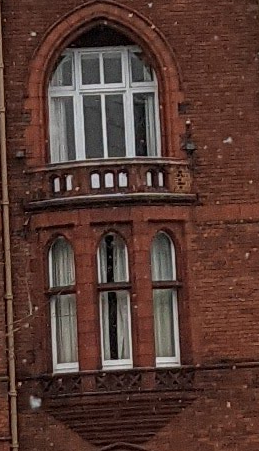
#> input picture images/door2.jpg, 259 x 451 px; its folder holds only this picture in this run
$ python -i preprocessing.py   (imports and definitions only)
#> lines starting #> are read from the running program, lines starting #| are printed output that depends on the picture
#> further down, picture is the input picture: shape (451, 259, 3); mean B, G, R 51.1, 58.6, 86.9
import cv2
import numpy as np
from skimage.util import img_as_ubyte


# Image Pre-processing Module
# Constant aspect ratio scaling
def const_ar_scale(img, scaling):
    return cv2.resize(img, (0, 0), fx=scaling, fy=scaling)


def rebalance_color(img: np.ndarray, r: float, g: float, b: float):
    return (img.astype(float)*[b,g,r]).astype(np.uint8)


def enhance_detail(img: np.ndarray):
    return cv2.detailEnhance(img)


# [62 lines left out: functions find_center, convex_mask, crop_to_valid_area, fix_color, fix_contrast, not called in this run]


# Lighting Correction
def fix_light(image, limit=3, grid=(7, 7), gray=False):
    """
    Uses the CLAHE function from openCV to increase the contrast of only the luminosity channel of the image
    """
#> called with limit = 3, grid = (7, 7), gray = False
    image=img_as_ubyte(image)
    if len(image.shape) == 2:
        image = cv2.cvtColor(image, cv2.COLOR_GRAY2BGR)
        gray = True
    clahe = cv2.createCLAHE(clipLimit=limit, tileGridSize=grid)
    lab = cv2.cvtColor(image, cv2.COLOR_BGR2LAB)
#> lab: shape (451, 259, 3); mean of channels 0, 1, 2 70, 139.8, 138.1
    l, a, b = cv2.split(lab)
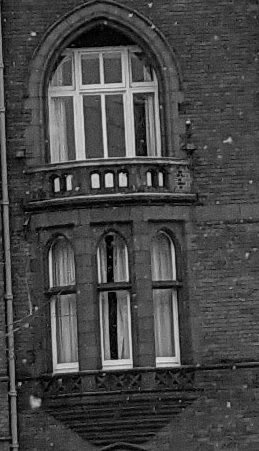
#> l: shape (451, 259); min 0, max 224, mean 70
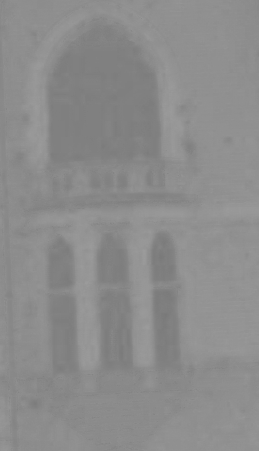
#> a: shape (451, 259); min 121, max 155, mean 139.8
    cl = clahe.apply(l)
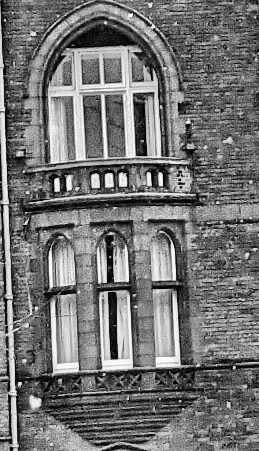
#> cl: shape (451, 259); min 0, max 254, mean 115.4
    limg = cv2.merge((cl, a, b))
#> limg: shape (451, 259, 3); mean of channels 0, 1, 2 115.4, 139.8, 138.1
    image = cv2.cvtColor(limg, cv2.COLOR_LAB2BGR)
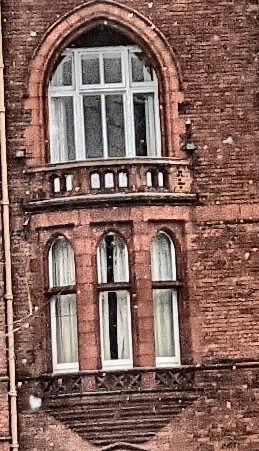
#> image: shape (451, 259, 3); mean B, G, R 93.6, 102.1, 133.6
    if gray:
        image = cv2.cvtColor(image, cv2.COLOR_BGR2GRAY)
    return image

>>> import cv2
>>> picture = cv2.imread('images/door2.jpg')
>>> result = fix_light(picture)

$ run again, on images/fish.jpg
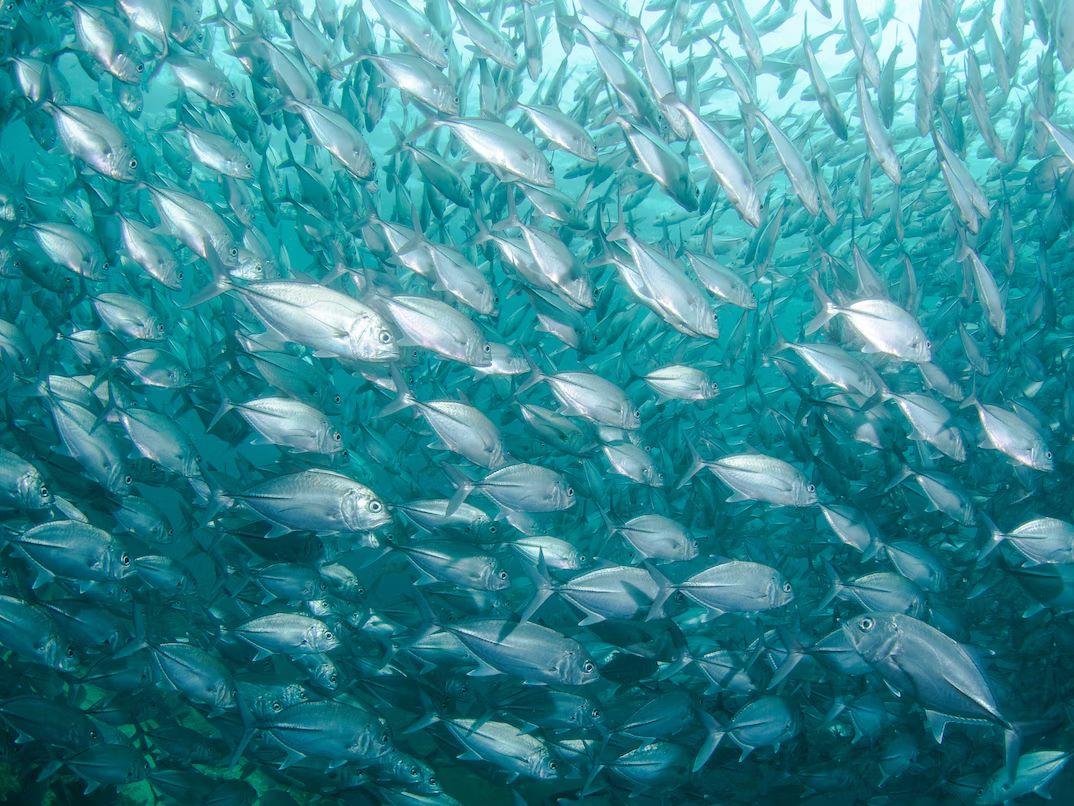
#> input picture images/fish.jpg, 1074 x 806 px
#> picture is the input picture: shape (806, 1074, 3); mean B, G, R 146.8, 137.3, 53.1
#> lab: shape (806, 1074, 3); mean of channels 0, 1, 2 134.2, 108.5, 116
#> in fix_light, `cl = clahe.apply(l)`:
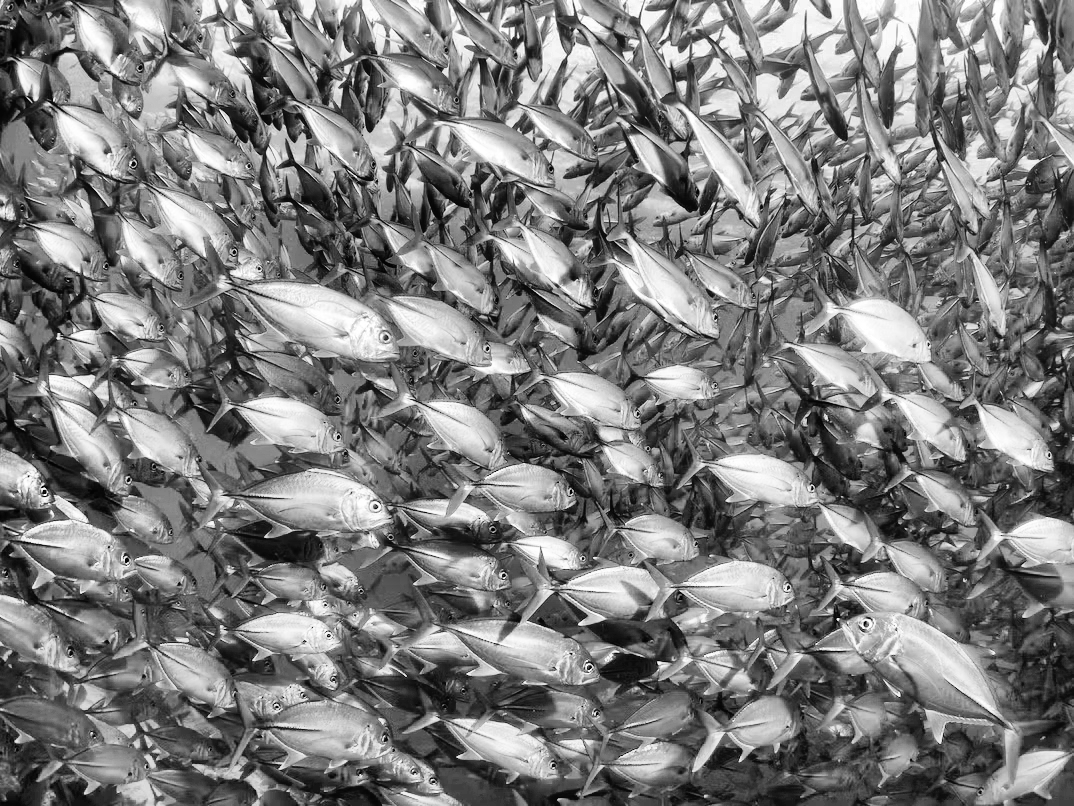
#> cl: shape (806, 1074); min 0, max 255, mean 125.4
#> limg: shape (806, 1074, 3); mean of channels 0, 1, 2 125.4, 108.5, 116
#> in fix_light, `image = cv2.cvtColor(limg, cv2.COLOR_LAB2BGR)`:
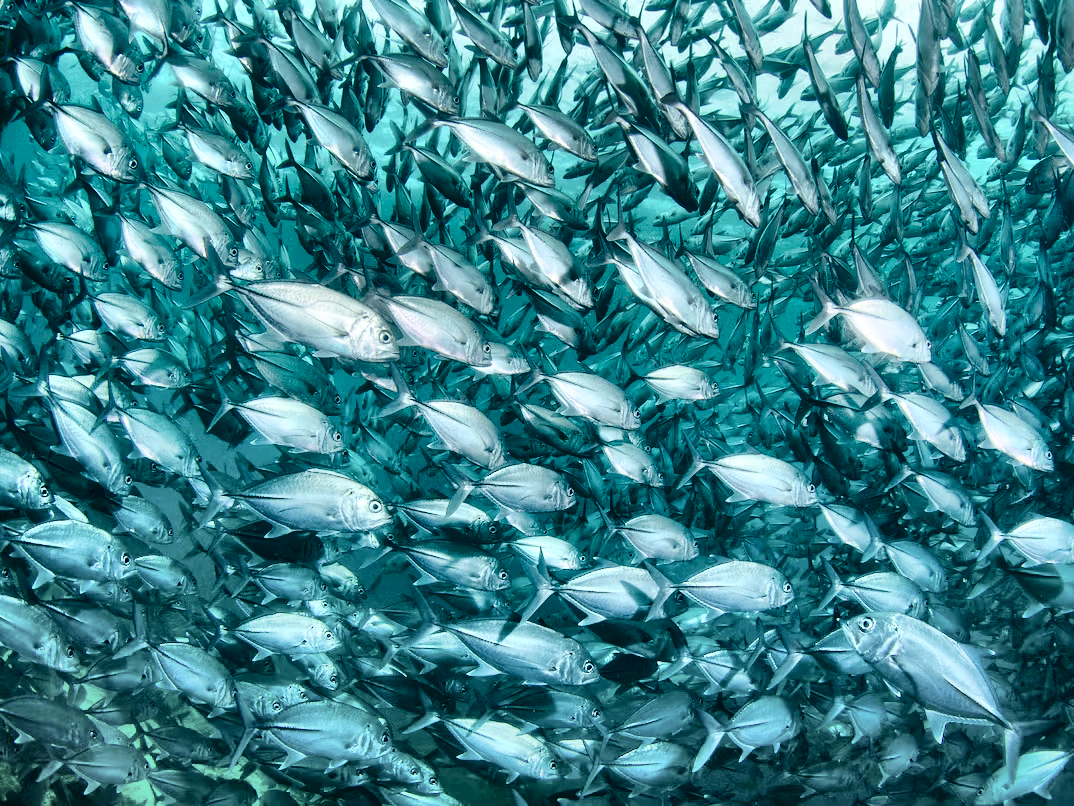
#> image: shape (806, 1074, 3); mean B, G, R 139, 129.7, 58.3

$ run again, on images/girton2.jpg
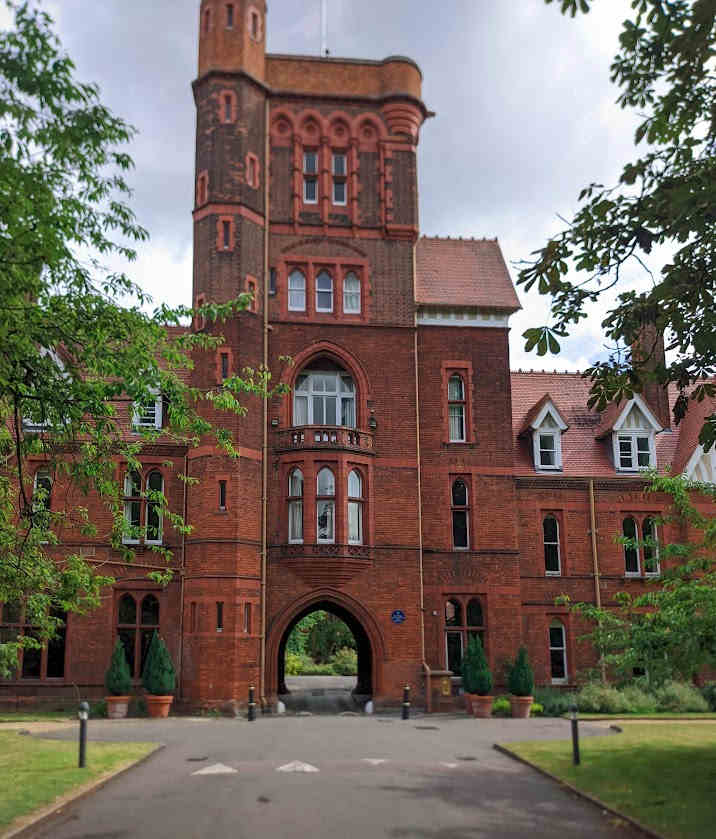
#> input picture images/girton2.jpg, 716 x 839 px
#> picture is the input picture: shape (839, 716, 3); mean B, G, R 95.2, 105.2, 116
#> lab: shape (839, 716, 3); mean of channels 0, 1, 2 113.5, 131.4, 136.2
#> in fix_light, `cl = clahe.apply(l)`:
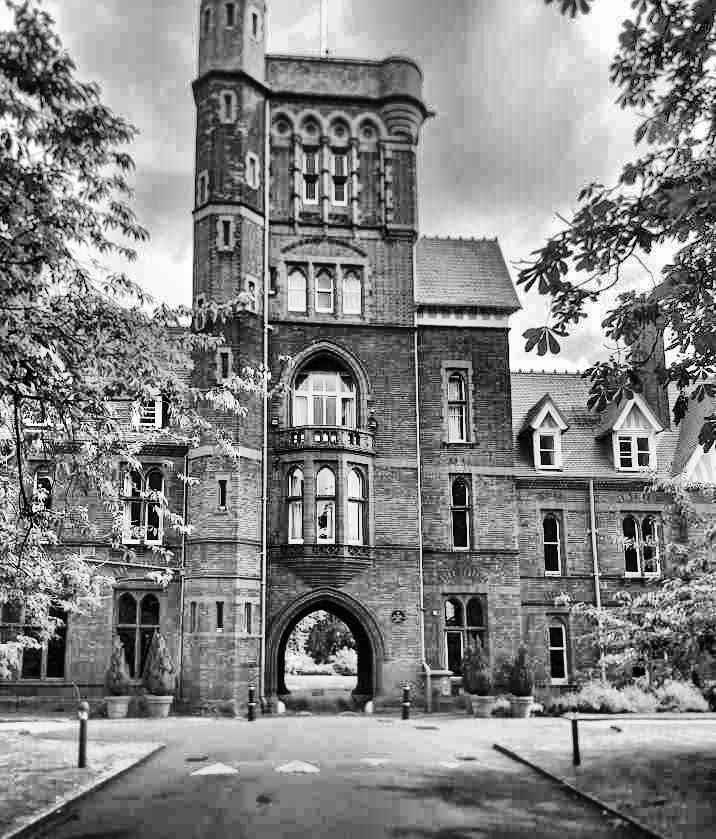
#> cl: shape (839, 716); min 0, max 255, mean 132.1
#> limg: shape (839, 716, 3); mean of channels 0, 1, 2 132.1, 131.4, 136.2
#> in fix_light, `image = cv2.cvtColor(limg, cv2.COLOR_LAB2BGR)`:
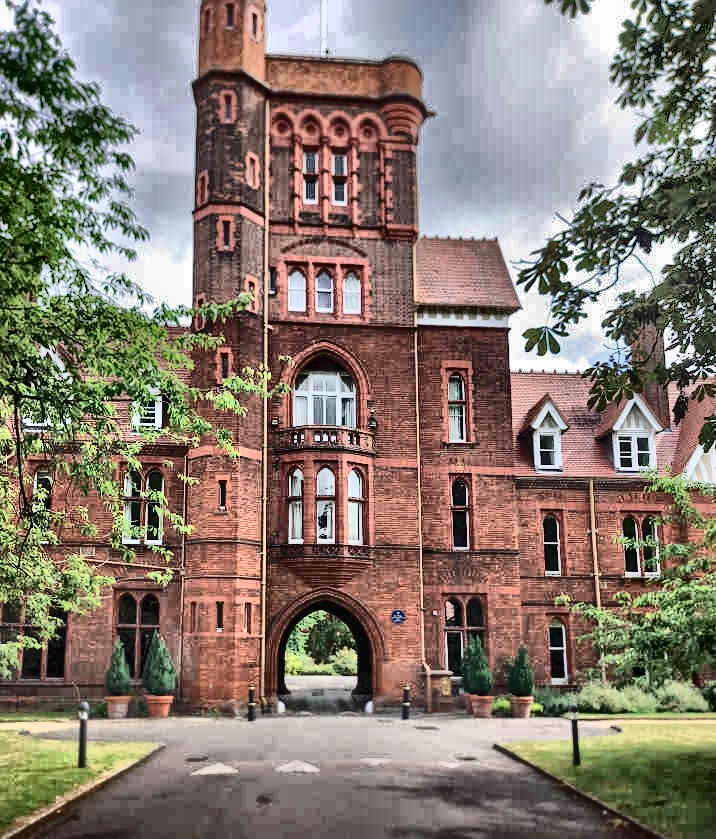
#> image: shape (839, 716, 3); mean B, G, R 113, 123.8, 135.7
